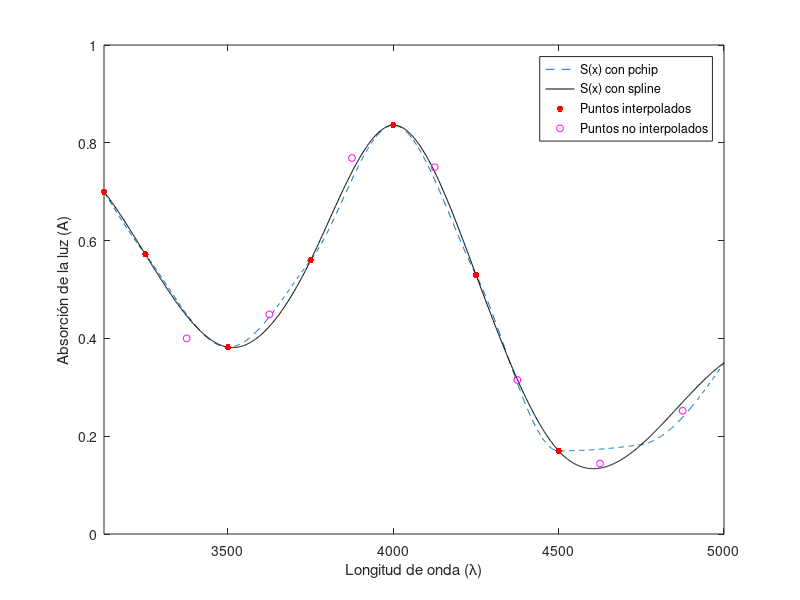

Recreate this plot in MATLAB.
%Introducimos los datos de la longitud de onda y absorcion
l=[3125,3250:250:5000];
A=[0.7,0.572,0.382,0.56,0.836,0.53,0.17,0.183,0.35];
%Introducimos los datos restantes que no fueron interpolados
l_r=[3375:250:4875];
A_r=[0.4,0.449,0.769,0.75,0.315,0.144,0.252];
%ACTIVAR EL CAMBIO DE VARIABLE INDEPENDIENTE DESEADO a), b) o c)
% l=l; l_r=l_r;
% l=l./1000; l_r=l_r./1000;
% l=(l-4000)./1000; l_r=(l_r-4000)/1000;

%Interpolamos utilizando pchip y spline
pp_pchip=pchip(l,A);
pp_spline=spline(l,A);
%Graficamos la función interpolante en el intervalo correspondiente
x=l(1):(l(9)-l(1))/1000:l(9);
plot(x,ppval(pp_pchip,x),'--'); hold on;
plot(x,ppval(pp_spline,x),'k-'); hold on;
axis([3125,5000,0,1]);
xlabel('Longitud de onda (\lambda)'); ylabel('Absorción de la luz (A)');
%Graficamos puntos no interpolados
plot(l(1:1:7),A(1:1:7),'r.','markersize',15);
plot(l_r(1:1:7),A_r(1:1:7),'mo','markersize',5);
legend('S(x) con pchip','S(x) con spline',...
    'Puntos interpolados','Puntos no interpolados');
%Calculamos los errores de los no interpolados con su interpolación
err_spline=abs(A_r-ppval(pp_spline,l_r));
err_pchip=abs(A_r-ppval(pp_pchip,l_r));
disp('Cambio de variable independiente x=(lambda-4000)/1000');
disp('Errores absolutos entre puntos no interpolados y S(x) spline:');
disp(err_spline);
disp('Errores absolutos entre puntos no interpolados y S(x) pchip:');
disp(err_pchip);